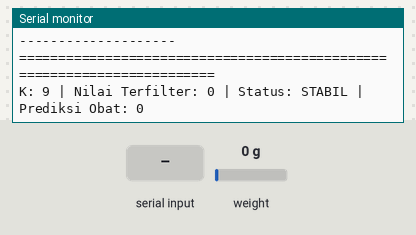
The sketch below on a simulated Arduino Uno, built with avr-gcc and run on an emulated ATmega328P. Shown: the last lines printed to the serial monitor. The test bench sets the inputs (shaded band); at power-on: weight on the scale 0 g.

Above: at 6.2 s.
6.3 s: weight on the scale set to 100 g
At 6.62 s:
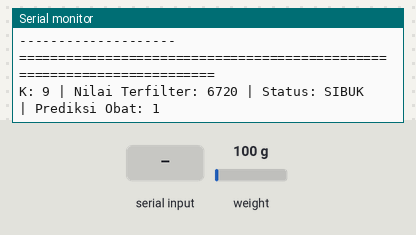
8.1 s: "K=\n" received over Serial
At 8.23 s:
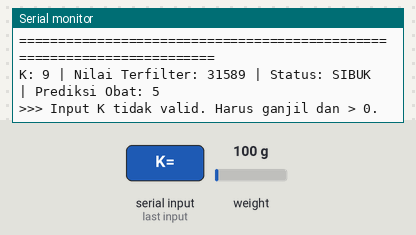
9.6 s: weight on the scale set to 1250 g
At 15.2 s:
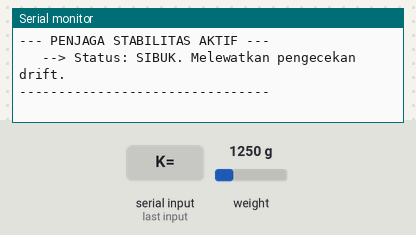
Timing chart, 0 to 16.7 s (numbered marks = the images above; inputs shaded):
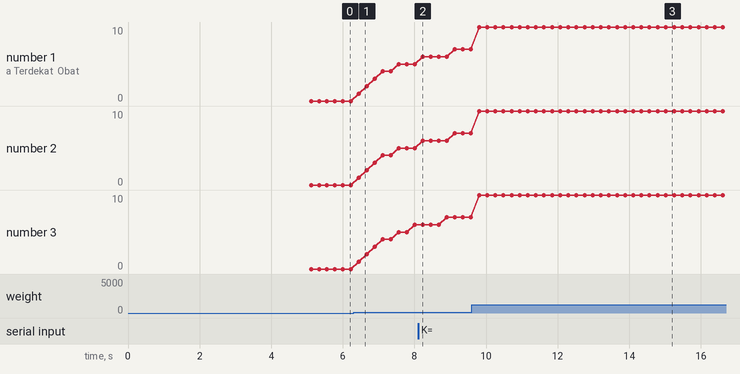

Measured:
- after the input at 6.3 s, the serial monitor: prints a new line after 0.14 s (image 1)
- after the input at 8.1 s, the serial monitor: prints a new line at once (image 2)
- after the input at 9.6 s, the serial monitor: prints a new line after 0.20 s (image 3)
- plotted number 1: 0 → 5 after the input at 6.3 s, 7 → 10 after the input at 9.6 s
- plotted number 2: 0 → 5 after the input at 6.3 s, 7 → 10 after the input at 9.6 s
- plotted number 3: 0 → 6 after the input at 6.3 s, 7 → 10 after the input at 9.6 s

The sketch:

K_Tuning.ino
```cpp
#include "HX711.h"

HX711 scale;

// --- [KONFIGURASI] ---
int k_value = 9;  // Nilai K awal, bisa diubah saat runtime

// --- Kelas & Struktur Data ---
class EMAFilter {
private:
  float alpha, last_ema;
  bool has_run;
public:
  EMAFilter(float a)
    : alpha(a), last_ema(0.0f), has_run(false) {}
  float filter(float val) {
    if (!has_run) {
      last_ema = val;
      has_run = true;
    }
    last_ema = (alpha * val) + ((1.0 - alpha) * last_ema);
    return last_ema;
  }
};

const int SAMPEL_PER_KELAS = 11;
struct KNNDataPoint {
  int jumlah_obat;
  long nilai_mentah[SAMPEL_PER_KELAS];
};

// --- Parameter & Variabel Sistem ---
EMAFilter raw_filter(0.16);

const int JUMLAH_KELAS = 11;
const KNNDataPoint knn_dataset_original[JUMLAH_KELAS] = {
  { 0, { 291972, 292115, 292259, 292402, 292546, 292690, 292833, 292977, 293120, 293264, 293408 } },
  { 1, { 296034, 296210, 296386, 296562, 296738, 296915, 297091, 297267, 297443, 297619, 297796 } },
  { 2, { 303138, 303248, 303359, 303470, 303581, 303692, 303802, 303913, 304024, 304135, 304246 } },
  { 3, { 306738, 306867, 306997, 307126, 307256, 307386, 307515, 307645, 307774, 307904, 308034 } },
  { 4, { 315180, 315317, 315455, 315593, 315731, 315869, 316006, 316144, 316282, 316420, 316558 } },
  { 5, { 321728, 321819, 321910, 322001, 322092, 322184, 322275, 322366, 322457, 322548, 322640 } },
  { 6, { 326017, 326114, 326212, 326310, 326408, 326506, 326603, 326701, 326799, 326897, 326995 } },
  { 7, { 332156, 332267, 332379, 332490, 332602, 332714, 332825, 332937, 333048, 333160, 333272 } },
  { 8, { 338589, 338760, 338931, 339102, 339273, 339445, 339616, 339787, 339958, 340129, 340301 } },
  { 9, { 346162, 346333, 346504, 346675, 346846, 347018, 347189, 347360, 347531, 347702, 347874 } },
  { 10, { 349361, 349488, 349615, 349742, 349869, 349997, 350124, 350251, 350378, 350505, 350633 } }
};
KNNDataPoint knn_dataset_adjusted[JUMLAH_KELAS];

// Variabel Logika Fotografer & Penjaga Stabilitas
bool isSystemStable = true;
unsigned long lastInteractionTime = 0;
float lastFilteredRawForStabilityCheck = 0.0;
float anchor_filtered_raw;
unsigned long last_drift_check_time = 0;

const unsigned long SETTLING_TIME_MS = 4000;
const float INTERACTION_THRESHOLD_RAW = 500;
const unsigned long DRIFT_CHECK_INTERVAL_MS = 10000;
const long STABILITY_THRESHOLD_RAW = 3000;

// --- FUNGSI-FUNGSI LOGIKA ---

void adjustDatasetForDrift() {
  Serial.println("Menyesuaikan dataset berdasarkan drift saat ini...");
  long original_zero_raw = knn_dataset_original[0].nilai_mentah[5];
  long current_zero_raw = scale.read_average(30);
  long drift_offset = current_zero_raw - original_zero_raw;

  Serial.print("Drift terdeteksi: ");
  Serial.println(drift_offset);

  for (int i = 0; i < JUMLAH_KELAS; i++) {
    knn_dataset_adjusted[i].jumlah_obat = knn_dataset_original[i].jumlah_obat;
    for (int j = 0; j < SAMPEL_PER_KELAS; j++) {
      knn_dataset_adjusted[i].nilai_mentah[j] = knn_dataset_original[i].nilai_mentah[j] + drift_offset;
    }
  }
  raw_filter.filter(current_zero_raw);
}

void updateSystemStability(float current_filtered_raw) {
  if (abs(current_filtered_raw - lastFilteredRawForStabilityCheck) > INTERACTION_THRESHOLD_RAW) {
    isSystemStable = false;
    lastInteractionTime = millis();
  }

  if (!isSystemStable && (millis() - lastInteractionTime > SETTLING_TIME_MS)) {
    isSystemStable = true;
  }
  lastFilteredRawForStabilityCheck = current_filtered_raw;
}

void runStabilityGuardian() {
  if (millis() - last_drift_check_time < DRIFT_CHECK_INTERVAL_MS) return;

  Serial.println("\n--- PENJAGA STABILITAS AKTIF ---");
  if (isSystemStable) {
    Serial.println("   --> Status: STABIL. Memeriksa drift...");
    float current_stable_raw = raw_filter.filter(scale.read_average(20));
    long drift_diff = current_stable_raw - anchor_filtered_raw;

    Serial.print("   Titik Jangkar Lama : ");
    Serial.println(long(anchor_filtered_raw));
    Serial.print("   Titik Stabil Saat Ini: ");
    Serial.println(long(current_stable_raw));
    Serial.print("   Selisih Absolut    : ");
    Serial.println(abs(drift_diff));
    Serial.print("   Ambang Batas       : ");
    Serial.println(STABILITY_THRESHOLD_RAW);

    if (abs(drift_diff) < STABILITY_THRESHOLD_RAW) {
      Serial.print("   --> KEPUTUSAN: Drift terdeteksi: ");
      Serial.println(drift_diff);
      for (int i = 0; i < JUMLAH_KELAS; i++) {
        for (int j = 0; j < SAMPEL_PER_KELAS; j++) {
          knn_dataset_adjusted[i].nilai_mentah[j] += drift_diff;
        }
      }
    } else {
      Serial.println("   --> KEPUTUSAN: Perubahan berat signifikan. Tidak ada koreksi.");
    }
    anchor_filtered_raw = current_stable_raw;
  } else {
    Serial.println("   --> Status: SIBUK. Melewatkan pengecekan drift.");
  }
  last_drift_check_time = millis();
  Serial.println("--------------------------------\n");
}

int classifyPillCount(float current_filtered_raw) {
  const int MAX_K_SUPPORTED = 15;  // Ukuran maksimum array untuk keamanan
  if (k_value > MAX_K_SUPPORTED) k_value = MAX_K_SUPPORTED;

  long nearest_distances[MAX_K_SUPPORTED];
  int nearest_classes[MAX_K_SUPPORTED];

  for (int i = 0; i < k_value; i++) {
    nearest_distances[i] = LONG_MAX;
  }

  for (int i = 0; i < JUMLAH_KELAS; i++) {
    for (int j = 0; j < SAMPEL_PER_KELAS; j++) {
      long distance = abs(long(current_filtered_raw) - knn_dataset_adjusted[i].nilai_mentah[j]);
      for (int k = 0; k < k_value; k++) {
        if (distance < nearest_distances[k]) {
          for (int m = k_value - 1; m > k; m--) {
            nearest_distances[m] = nearest_distances[m - 1];
            nearest_classes[m] = nearest_classes[m - 1];
          }
          nearest_distances[k] = distance;
          nearest_classes[k] = knn_dataset_adjusted[i].jumlah_obat;
          break;
        }
      }
    }
  }

  int votes[JUMLAH_KELAS] = { 0 };
  for (int i = 0; i < k_value; i++) {
    votes[nearest_classes[i]]++;
  }

  int max_votes = 0;
  int result = 0;
  for (int i = 0; i < JUMLAH_KELAS; i++) {
    if (votes[i] > max_votes) {
      max_votes = votes[i];
      result = i;
    }
  }

  // [DIAGNOSTIK BARU] Tampilkan detail pemungutan suara
  Serial.println("\n--- Analisis KNN ---");
  Serial.print("   Tetangga Terdekat (Obat): { ");
  for (int i = 0; i < k_value; i++) {
    Serial.print(nearest_classes[i]);
    if (i < k_value - 1) Serial.print(", ");
  }
  Serial.println(" }");
  Serial.print("   Suara Mayoritas: ");
  Serial.print(max_votes);
  Serial.print(" untuk kelas ");
  Serial.print(result);
  Serial.println(" obat");
  Serial.println("--------------------");

  return result;
}

// --- FUNGSI UTAMA ---

void setup() {
  Serial.begin(115200);
  Serial.println("Inisialisasi Laboratorium KNN Interaktif...");
  Serial.println("Perintah: K=[nilai] (contoh: K=7)");
  scale.begin(13, 14);

  adjustDatasetForDrift();

  anchor_filtered_raw = raw_filter.filter(scale.read_average(20));
  lastFilteredRawForStabilityCheck = anchor_filtered_raw;
  last_drift_check_time = millis();
  Serial.println("Sistem siap.");
}

void loop() {
  if (Serial.available() > 0) {
    String command = Serial.readStringUntil('\n');
    command.trim();
    if (command.startsWith("K=")) {
      int new_k = command.substring(2).toInt();
      // [PERUBAHAN] Batas bawah 1, tanpa batas atas
      if (new_k > 0 && new_k % 2 != 0) {
        k_value = new_k;
        Serial.print("\n>>> Nilai K diubah menjadi: ");
        Serial.println(k_value);
      } else {
        Serial.println("\n>>> Input K tidak valid. Harus ganjil dan > 0.");
      }
    }
  }

  float filtered_raw = raw_filter.filter(scale.read());

  updateSystemStability(filtered_raw);

  int pill_count = classifyPillCount(filtered_raw);

  // [OUTPUT UTAMA YANG DIPERBARUI]
  Serial.println("========================================================================");
  Serial.print("K: ");
  Serial.print(k_value);
  Serial.print(" | Nilai Terfilter: ");
  Serial.print(long(filtered_raw));
  Serial.print(" | Status: ");
  Serial.print(isSystemStable ? "STABIL" : "SIBUK ");
  Serial.print(" | Prediksi Obat: ");
  Serial.println(pill_count);

  runStabilityGuardian();

  delay(100);
}
```
